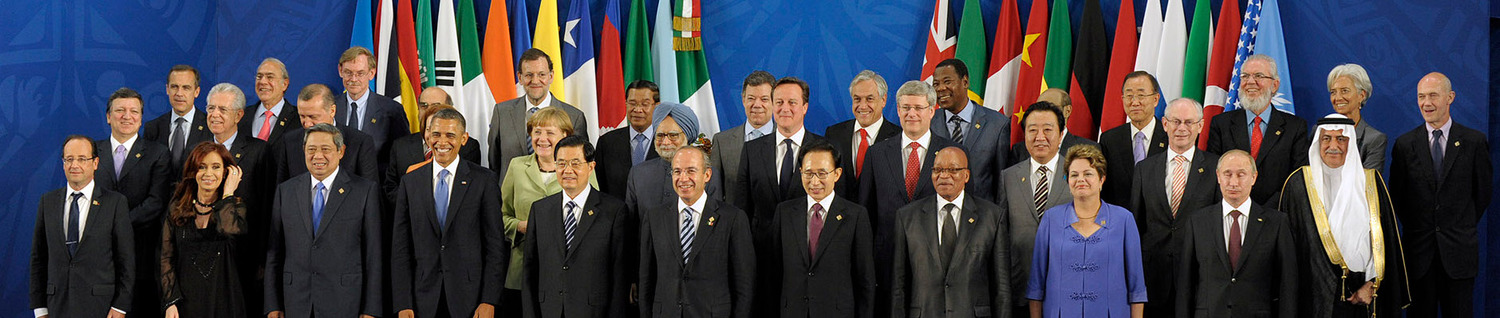
%> input picture code/data/g20.jpg, 1500 x 318 px
$ octave FaceDetect.m   (GNU Octave 9; MATLAB toolbox functions it lacks are replaced by stand-ins)
%> lines starting %> are read from the running program, lines starting %| are printed output that depends on the picture
### code/src/NormalisedCorrelation.m
function [ output ] = NormalisedCorrelation(imf, template)


% Normalise the template
normalisedTemplate = normalise(template);

% Dimensions of main image
[x,y]=size(imf);

% Dimensions of template
[t_x,t_y]=size(template);

% Output matrix of summed vector dot products to return
output = zeros(x,y);

% Slide the template over the entire image and normalise the area of the
% image relative to the template (the patch)
for i = 1:(x - t_x)
    for j = 1:(y - t_y)
         % Get the normalised patch of the image
         normalisedPatch = normalise(imf(i : (i+t_x)-1, j : (j+t_y)-1, :));

         % Get the dot product of the template and patch
         dp = dot(normalisedTemplate, normalisedPatch);

         % Sum the values in the dot product and add to our output
         output(i + floor(t_x/2), j + floor(t_y/2)) = sum(dp);
    end
end

end

function normalisedImg = normalise(img)
    normalisedImg = (img - mean2(img))./std2(img);
end

### code/src/FaceDetect.m
% FaceDetect.m
% Read source image
disp('[ Reading source image ]');
imc = double(imread('../data/g20.jpg'))/255;

% Set to a grayscale image
imf = mean(imc, 3);
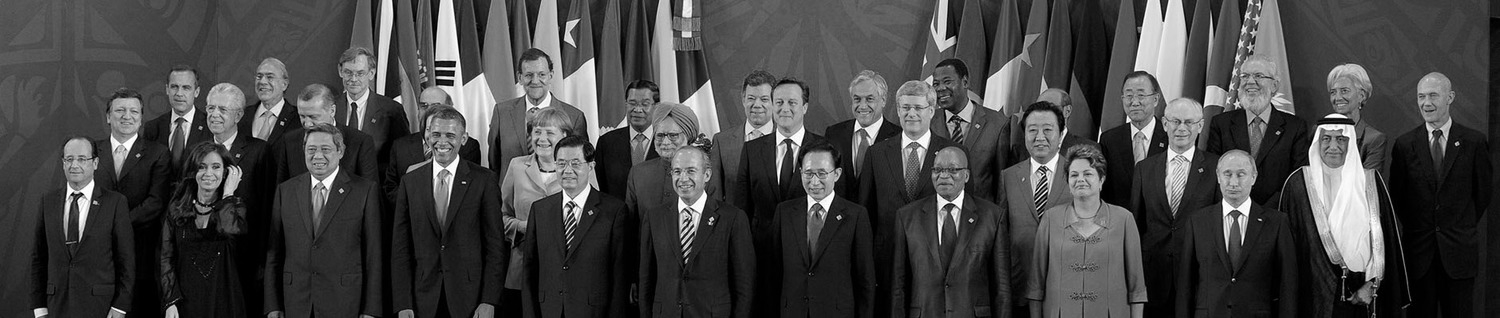
%> imf: size 318x1500 double; min 0, max 1, mean 0.272

% Use RGB channels
%imf = imc(:,:,1); % Red
%imc = imc(:,:,2); % Green
%imc = imc(:,:,3); % Blue

% Extract features from image
disp('[ Extracting features ]');

% Select a region for template matching
selectRegion = 0;
disp('[ Selecting template region ]');
if (selectRegion)
    fh = figure; imshow(imc);
    rect = floor(getrect);
    template = imf(rect(2):(rect(2)+rect(4)-1), rect(1):(rect(1)+rect(3)-1), :);
    template = mean(imt, 3);
    close(fh);
else
    % Use a fixed image of Barack Obama
    imt = double(imread('../data/obama.png'))/255;
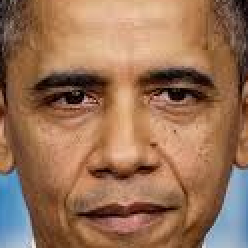
%> input picture code/data/obama.png, 124 x 124 px (shown 2 times larger)
    imt = imresize(imt, [33 33]);
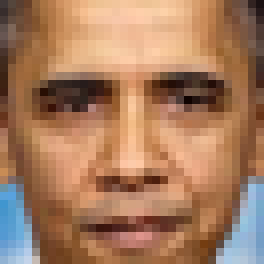
%> imt: size 33x33x3 double (shown 8 times larger); mean R, G, B 0.599, 0.444, 0.339; drawn with min black and max white

    % Set the template as the grayscale of the fixed image
    template = mean(imt, 3);
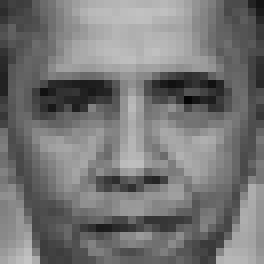
%> template: size 33x33 double (shown 8 times larger); min 0.0205, max 0.768, mean 0.461
end;

disp('[ Image Pre-Processing ]');

% Get the edges of the image & template. Filter to be horizontal only
imf = edge(imf, 'Sobel', 0.05, 'horizontal');
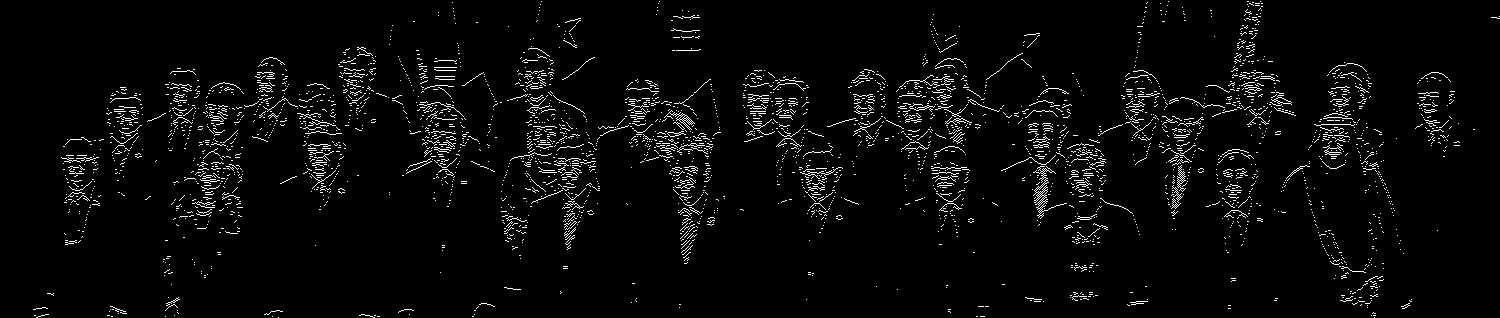
%> imf: size 318x1500 logical; 3.5% white in thin lines or dots
template = edge(template, 'Sobel', 0.05, 'horizontal');
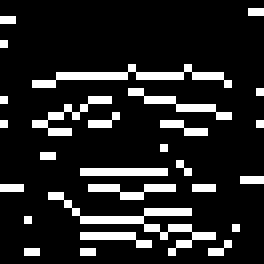
%> template: size 33x33 logical (shown 8 times larger); 14.1% white in thin lines or dots

% Blur the source image twice (do not blur the template)
imf = filter2(fspecial('average', [2 2]), imf);
%> imf: size 318x1500 double
imf = filter2(fspecial('average', [2 2]), imf);
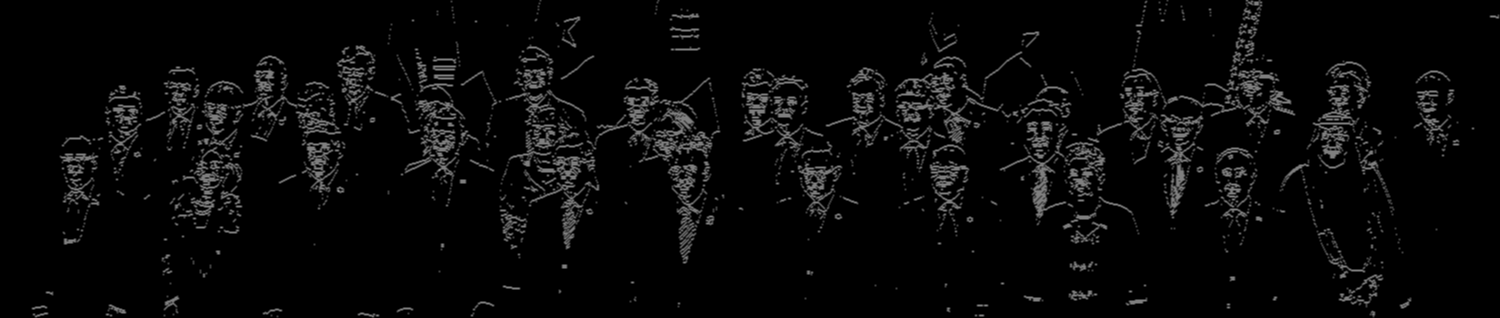
%> imf: size 318x1500 double; min 0, max 0.562, mean 0.0348
%> the run ends on the next line

% Get the normalised correlation of the image and the template
disp('[ Normalised Correlation ]');
resp = NormalisedCorrelation(imf, template);
